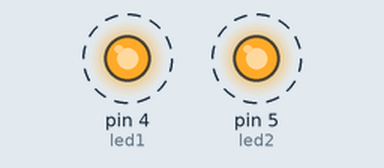
This sketch was run on a simulated Arduino Uno, built with avr-gcc and run on an emulated ATmega328P. Parts: output pins drawn as LEDs (lit = HIGH). Dashed ring = blinking.

Above: at 0.15 s.
Timing chart, 0 to 3.0 s (numbered marks = the images above):
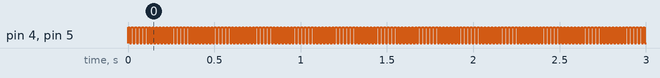

The sketch:

LED_4_5.ino
```cpp
int led1=4;//led1은 4번 핀에 연결된 led긴다리가 plus에 연결됨
int led2=5;//led2는 5번 핀에 연결된 led 긴다리가 plus에 연결됨

// the setup function runs once when you press reset or power the board
void setup() {
    pinMode(led1,OUTPUT);
    pinMode(led2,OUTPUT);
}
// the loop function runs over and over again forever
void loop() {
  digitalWrite(led1,HIGH);   // turn the LED on (HIGH is the voltage level)
  digitalWrite(led2,HIGH);   // turn the LED on (HIGH is the voltage level)
  delay(10);                       // wait for a second
  digitalWrite(led1,LOW);    // turn the LED off by making the voltage LOW
  digitalWrite(led2,LOW);    // turn the LED off by making the voltage LOW
  delay(10);                       // wait for a second
}
```

Measured:
- by itself, pin 4 (led1), pin 5 (led2): alternates HIGH for 0.01 s and LOW for 0.01 s
